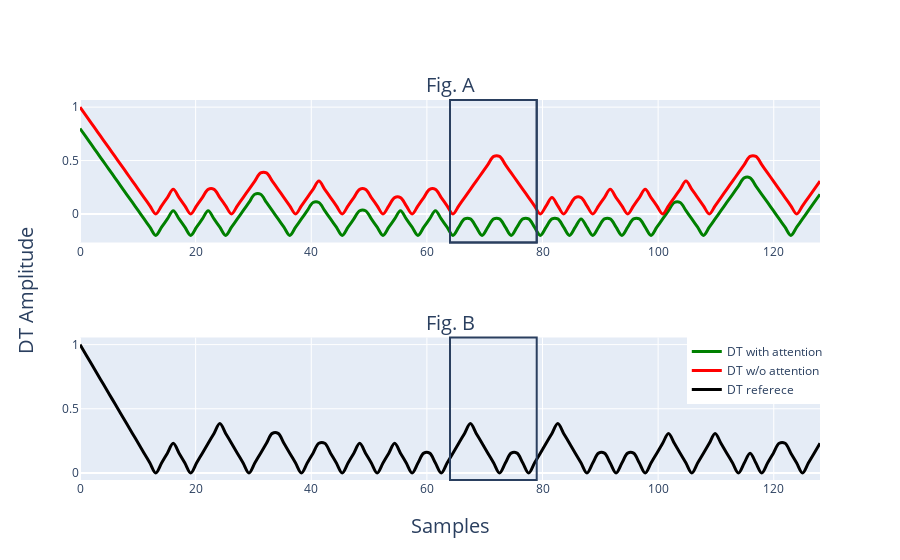

Notebook source saved alongside this figure:
### Code cell
fig0 = py.subplots.make_subplots(rows=2,cols=1,subplot_titles=("Fig. A", "Fig. B"),x_title='Samples',y_title='DT Amplitude')
fig0.append_trace(go.Scatter(
            x = x_unc,
            y = dist_with_attention[581], 
            mode = 'lines',
            name = 'DT with attention',
                    line = dict(
                    shape = 'spline',
                    color = 'green',
                    width = 3
                     ),
                #error_y=dict(
                #    type='data', # value of error bar given in data coordinates
                #    array=final_var[signals],
                #    visible=True,
                #    color='black',
                #thickness=3,
                #width=5)
                ), 1,1)

fig0.append_trace(go.Scatter(
            x = x_unc,
            y = dist_wo_attention[581], 
            mode = 'lines',
            name = 'DT w/o attention',
                    line = dict(
                    shape = 'spline',
                    color = 'red',
                    width = 3
                     ),
                #error_y=dict(
                #    type='data', # value of error bar given in data coordinates
                #    array=final_var[signals],
                #    visible=True,
                #    color='black',
                #thickness=3,
                #width=5)
                ), 1,1)
fig0.add_vrect(x0=64, x1=79)
fig0.append_trace(go.Scatter(
            x = x_unc,
            y = dist_ref_resp[581], 
            mode = 'lines',
            name = 'DT referece',
                    line = dict(
                    shape = 'spline',
                    color = 'black',
                    width = 3
                     ),
                #error_y=dict(
                #    type='data', # value of error bar given in data coordinates
                #    array=final_var[signals],
                #    visible=True,
                #    color='black',
                #thickness=3,
                #width=5)
                ), 2,1)
fig0.add_vrect(x0=64, x1=79)
fig0.update_layout(legend=dict(
    yanchor="bottom",
    y=0.2,
    xanchor="left",
    x=0.82
))
fig0.update_annotations(font_size=20)
fig0.show()
